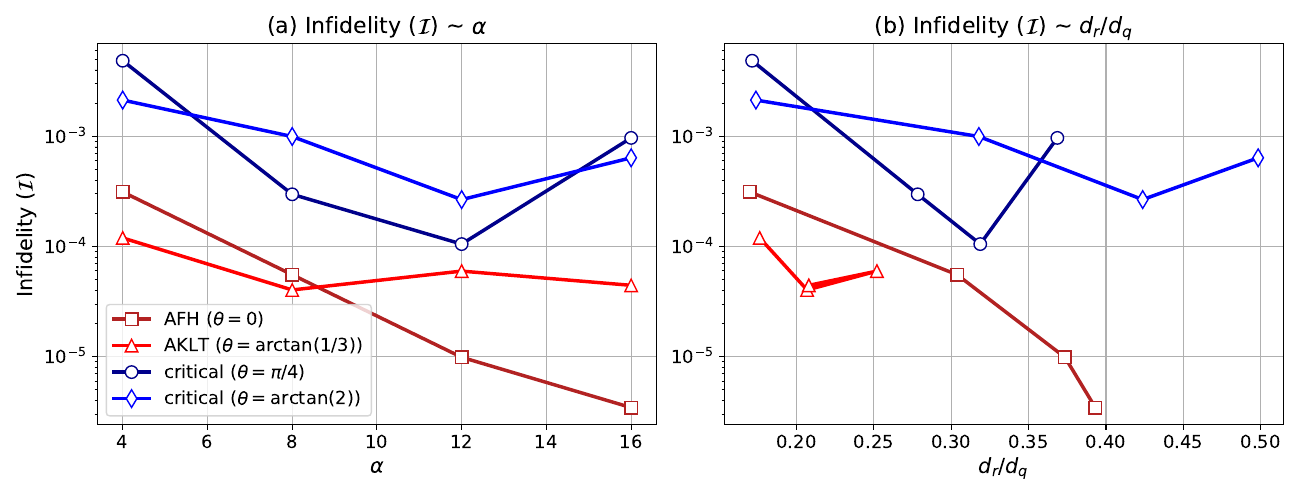

Python code for this plot:
import matplotlib.pyplot as plt 
import numpy as np 


cmap = plt.cm.plasma
def compute_rank(qgt_evals, cutoff=1e-6, normalize=False):
    if not normalize:
        qgt_lgevals = np.log10(qgt_evals)#/qgt_eigvals.max())
    else:
        qgt_evals /= qgt_evals.max()
        qgt_lgevals = np.log10(qgt_evals)
    rank_ = len(qgt_lgevals[qgt_lgevals>cutoff])
    return rank_, qgt_lgevals

ix = 0.15 
iy = 0.62
lx = 0.35
ly = 0.35
y0 = 0
yf = 230
x0 = -24
xf = 10
y0_in = 1
yf_in = 4000
x0_in = -24
xf_in = 10

transparency = 0.8

fontsize_suptitle = 16+2
fontsize_title = 14+2
fontsize_labels = 13+2
fontsize_legend = 13

cutoff = -5
normalize_ = False
L=10

legend_list = [r"AFH ($\theta=0$)", r"AKLT ($\theta=\arctan(1/3)$)", r"critical ($\theta=\pi/4$)", r"critical ($\theta=\arctan(2)$)"]
model_list = ["AFH", "AKLT", "LS", "gapless"]
marker_list = ["s-", "^-", "o-", "d-"]
colors_list= ["firebrick", "red", "darkblue", "blue"]
lr_list = [1e-2, 1e-2, 1e-2, 9e-3]
alpha_list = np.array([4,8,12,16])

rank_dict={}
relE_dict={}
infi_dict={}

fig, axes = plt.subplots(1,2,figsize=(13,5))
#plt.suptitle("Infidelity and Rank of the QGT for VMC solutions on the spin-1 Bilinear-Biquadratic chain with L=10", fontsize=fontsize_suptitle)
line_width = 2.5
marker_size = 9

for im, mphase in enumerate(model_list):

    model = model_list[im]
    lr = lr_list[im]
    marker = marker_list[im]
    colors = colors_list[im]
    legend=legend_list[im]
    #colors = cmap(np.linspace(0, 1, len(alpha_list)))

    rank_list = []
    relE_list = []
    infi_list = []
    for ia,alp in enumerate(alpha_list):
        Iterations = 20000
        samples = 4096

        infidelity_file = f"./data_VMC_optimization/infidelity/final_infidelity_vmc_model_{model}_L_{L:d}_alpha_{alp:d}.npy"
        qgt_eigvals_file = f"./data_VMC_optimization/qgt_eigenvalues/qgt_eigvals_vmc_model_{model}_L_{L:d}_alpha_{alp:d}.npy"
        relE_file = f"./data_VMC_optimization/converged_energy/relE_vmc_model_{model}_L_{L:d}_alpha_{alp:d}.npy"

        infidelity = np.load(infidelity_file)[0]
        qgt_eigvals = np.load(qgt_eigvals_file)[:,0]
        qgt_logevals = np.log10(qgt_eigvals)#/qgt_eigvals.max())
        rank = len(qgt_logevals[qgt_logevals>cutoff])
        relE = np.load(relE_file)[0]

        rank_list.append(rank)
        infi_list.append(infidelity)
        relE_list.append(relE) 

    rank_dict[mphase] = np.array(rank_list)
    infi_dict[mphase] = np.array(infi_list)
    relE_dict[mphase] = np.array(relE_list)

    axes[0].plot(alpha_list,        infi_dict[mphase],marker, color=colors, label=legend,lw=line_width,ms=marker_size, mfc='w')
    axes[1].plot(rank_dict[mphase]/4477, infi_dict[mphase],marker, color=colors,lw=line_width,ms=marker_size, mfc='w')
    
axes[0].set_title(r"(a) Infidelity ($\mathcal{I}$) ~ $\alpha$", fontsize=fontsize_title)
axes[1].set_title(r"(b) Infidelity ($\mathcal{I}$) ~ $d_r/d_q$", fontsize=fontsize_title)
axes[0].set_ylabel(r"Infidelity ($\mathcal{I}$)", fontsize=fontsize_labels)
axes[0].legend(fontsize=fontsize_legend)
axes[0].set_xlabel(r"$\alpha$", fontsize=fontsize_labels)
axes[1].set_xlabel(r"$d_r/d_q$", fontsize=fontsize_labels)
for ax in axes.flat:
    ax.set_yscale("log")
    ax.tick_params(axis='both', labelsize=fontsize_legend)
    ax.grid()

plt.tight_layout()
plt.savefig("fig_5.pdf",dpi=300)

#plt.show()
#plt.clf()
